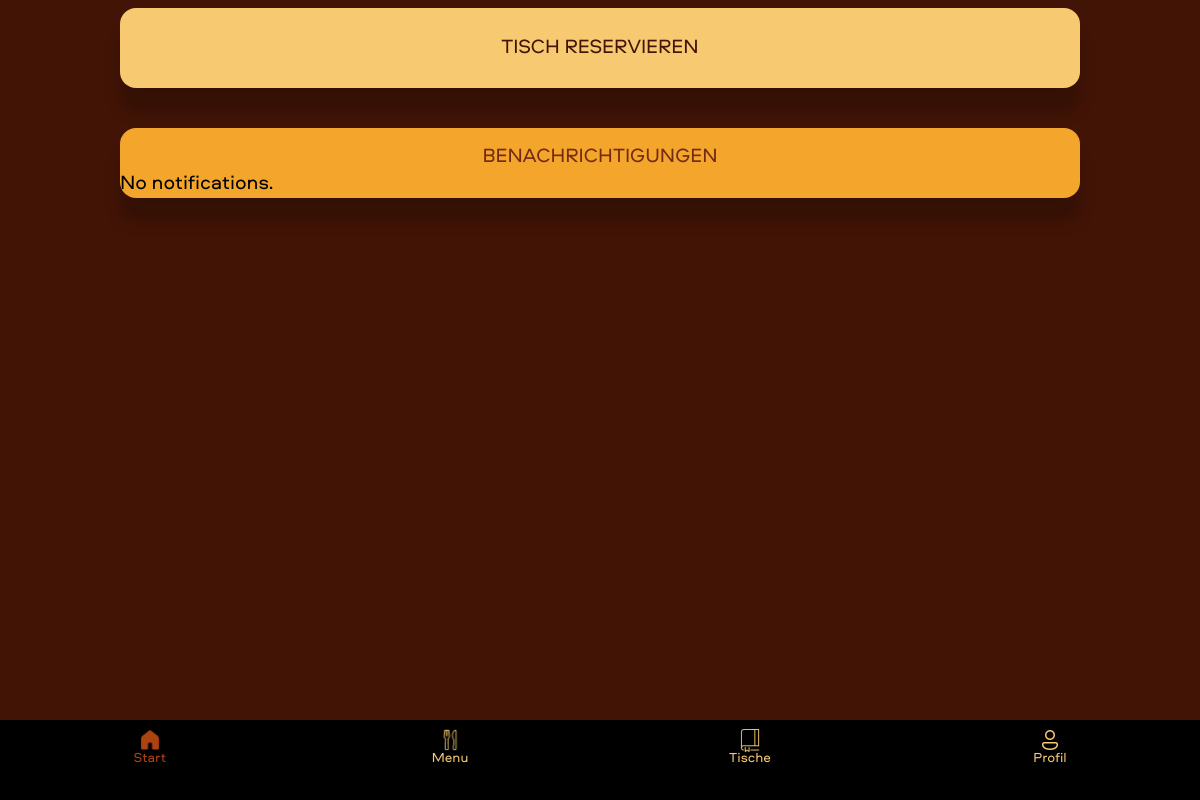
Before: / (signed in) with the older database file.
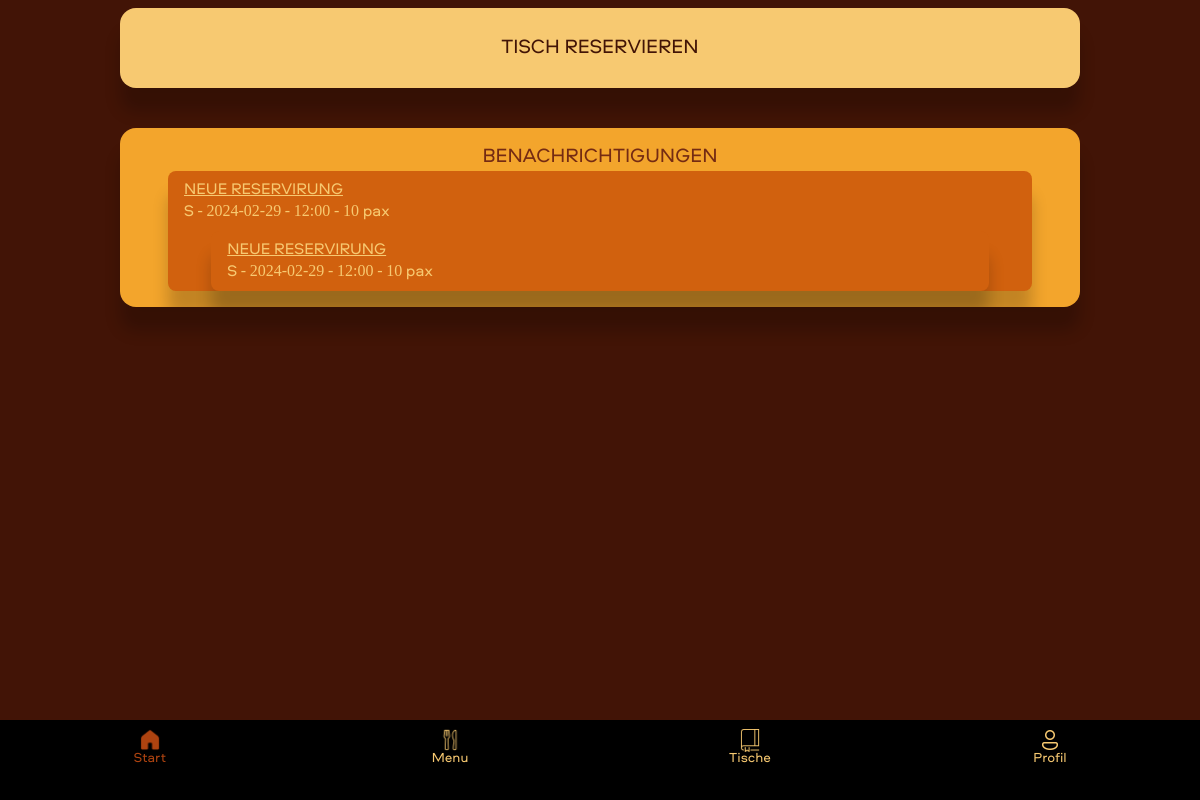
After: the same page with the newer database file.
### reservation_app/models.py (models this page shows, shortened)
class Notification(models.Model):
    user = models.ForeignKey(settings.AUTH_USER_MODEL, on_delete=models.CASCADE)
    title = models.TextField(default='')
    message = models.TextField(default='')
    timestamp = models.DateTimeField(auto_now_add=True)
    is_read = models.BooleanField(default=False)

### reservation_app/views.py (the view)
# urls.py: path('',views.home,name='home'),
def home(request):
    notifications = Notification.objects.filter(user=request.user, is_read=False)
    return render(request,"home.html",{'notifications': notifications})

### reservation_app/templates/home.html (shortened to what this page needs)
{% extends 'base.html' %}
{% block content %}
<div class="tables-container">
<div class="button-container">
    <a href="{% url 'create_book' %}">
        <button class="std_button">Tisch reservieren</button>
    </a>
</div>
<div class="notifications">
    <div class="title-text">
        <div class="title">Benachrichtigungen</div>
      </div>
{% if notifications %}
    <ul>
        {% for notification in notifications %}
            <div class="notification">
                <div class="title_not">
                {{ notification.title }}
            </div>
            <div class="message">
                {{ notification.message }}
            </div>
        {% endfor %}
    </ul>
{% else %}
    <p>No notifications.</p>
{% endif %}
</div>
</div>
</div>
 {% load static %}
      <a href="{% url 'home' %}">
        <button class="tabbar home">
            <img src="{% static 'icons/home_active.png' %}">
            <br>
            Start
        </button>
    </a>
    <a href="{% url 'menu' %}">
        <button class="tabbar menu">
            <img src="{% static 'icons/menu.png' %}" >
            <br>
            Menu
        </button>
    </a>
    <a href="{% url 'user_orders' %}">
        <button class="tabbar mybook">
            <img src="{% static 'icons/tables.png' %}">
            <br>
            Tische
        </button>
    </a>
    {% if user.is_authenticated %}
    <a href="{% url 'account' %}">
        <button class="tabbar login_user">
            <img src="{% static 'icons/account.png' %}">
            <br>
            Profil
        </button>
    </a>
    {% endif %}
{% endblock %}

Changed rows visible on the page:
added Notification: title "NEUE RESERVIRUNG", message "S - 2024-02-29 - 12:00 - 10 pax"
added Notification: title "NEUE RESERVIRUNG", message "S - 2024-02-29 - 12:00 - 10 pax"
Other visible differences:
text no longer shown: "No notifications."
